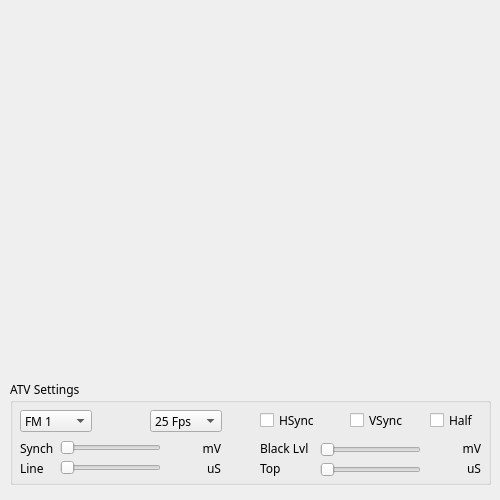
<?xml version="1.0" encoding="UTF-8"?>
<ui version="4.0">
 <class>ATVDemodGUI</class>
 <widget class="RollupWidget" name="ATVDemodGUI">
  <property name="geometry">
   <rect>
    <x>0</x>
    <y>0</y>
    <width>500</width>
    <height>500</height>
   </rect>
  </property>
  <property name="sizePolicy">
   <sizepolicy hsizetype="Preferred" vsizetype="Preferred">
    <horstretch>0</horstretch>
    <verstretch>0</verstretch>
   </sizepolicy>
  </property>
  <property name="minimumSize">
   <size>
    <width>500</width>
    <height>450</height>
   </size>
  </property>
  <property name="font">
   <font>
    <family>Sans Serif</family>
    <pointsize>9</pointsize>
   </font>
  </property>
  <property name="focusPolicy">
   <enum>Qt::StrongFocus</enum>
  </property>
  <property name="windowTitle">
   <string>ATV Demodulator</string>
  </property>
  <widget class="QWidget" name="layoutWidget">
   <property name="geometry">
    <rect>
     <x>10</x>
     <y>10</y>
     <width>481</width>
     <height>361</height>
    </rect>
   </property>
   <layout class="QHBoxLayout" name="signalLevelLayout">
    <property name="sizeConstraint">
     <enum>QLayout::SetMinimumSize</enum>
    </property>
    <item>
     <widget class="ATVScreen" name="screenTV" native="true">
      <property name="sizePolicy">
       <sizepolicy hsizetype="Preferred" vsizetype="Preferred">
        <horstretch>0</horstretch>
        <verstretch>0</verstretch>
       </sizepolicy>
      </property>
      <property name="minimumSize">
       <size>
        <width>460</width>
        <height>345</height>
       </size>
      </property>
      <property name="maximumSize">
       <size>
        <width>460</width>
        <height>345</height>
       </size>
      </property>
      <property name="styleSheet">
       <string notr="true"/>
      </property>
     </widget>
    </item>
   </layout>
  </widget>
  <widget class="QGroupBox" name="groupBox">
   <property name="geometry">
    <rect>
     <x>10</x>
     <y>380</y>
     <width>481</width>
     <height>105</height>
    </rect>
   </property>
   <property name="minimumSize">
    <size>
     <width>461</width>
     <height>105</height>
    </size>
   </property>
   <property name="title">
    <string>ATV Settings</string>
   </property>
   <widget class="QSlider" name="horizontalSlider_2">
    <property name="geometry">
     <rect>
      <x>310</x>
      <y>60</y>
      <width>101</width>
      <height>20</height>
     </rect>
    </property>
    <property name="maximum">
     <number>999</number>
    </property>
    <property name="singleStep">
     <number>1</number>
    </property>
    <property name="pageStep">
     <number>100</number>
    </property>
    <property name="value">
     <number>0</number>
    </property>
    <property name="orientation">
     <enum>Qt::Horizontal</enum>
    </property>
   </widget>
   <widget class="QComboBox" name="comboBox">
    <property name="geometry">
     <rect>
      <x>140</x>
      <y>30</y>
      <width>72</width>
      <height>22</height>
     </rect>
    </property>
    <item>
     <property name="text">
      <string comment="25">25 Fps</string>
     </property>
    </item>
    <item>
     <property name="text">
      <string comment="30">30 Fps</string>
     </property>
    </item>
   </widget>
   <widget class="QSlider" name="horizontalSlider">
    <property name="geometry">
     <rect>
      <x>50</x>
      <y>60</y>
      <width>101</width>
      <height>16</height>
     </rect>
    </property>
    <property name="maximum">
     <number>999</number>
    </property>
    <property name="singleStep">
     <number>1</number>
    </property>
    <property name="pageStep">
     <number>100</number>
    </property>
    <property name="value">
     <number>0</number>
    </property>
    <property name="orientation">
     <enum>Qt::Horizontal</enum>
    </property>
   </widget>
   <widget class="QCheckBox" name="checkBox">
    <property name="geometry">
     <rect>
      <x>250</x>
      <y>30</y>
      <width>61</width>
      <height>20</height>
     </rect>
    </property>
    <property name="text">
     <string>HSync</string>
    </property>
   </widget>
   <widget class="QCheckBox" name="checkBox_2">
    <property name="geometry">
     <rect>
      <x>340</x>
      <y>30</y>
      <width>61</width>
      <height>20</height>
     </rect>
    </property>
    <property name="text">
     <string>VSync</string>
    </property>
   </widget>
   <widget class="QLabel" name="label">
    <property name="geometry">
     <rect>
      <x>10</x>
      <y>60</y>
      <width>41</width>
      <height>16</height>
     </rect>
    </property>
    <property name="text">
     <string>&lt;html&gt;&lt;head/&gt;&lt;body&gt;&lt;p&gt;Synch&lt;/p&gt;&lt;/body&gt;&lt;/html&gt;</string>
    </property>
   </widget>
   <widget class="QLabel" name="label_2">
    <property name="geometry">
     <rect>
      <x>160</x>
      <y>60</y>
      <width>51</width>
      <height>16</height>
     </rect>
    </property>
    <property name="text">
     <string>&lt;html&gt;&lt;head/&gt;&lt;body&gt;&lt;p align=&quot;right&quot;&gt;mV&lt;/p&gt;&lt;/body&gt;&lt;/html&gt;</string>
    </property>
    <property name="alignment">
     <set>Qt::AlignRight|Qt::AlignTrailing|Qt::AlignVCenter</set>
    </property>
   </widget>
   <widget class="QLabel" name="label_3">
    <property name="geometry">
     <rect>
      <x>250</x>
      <y>60</y>
      <width>61</width>
      <height>16</height>
     </rect>
    </property>
    <property name="text">
     <string>&lt;html&gt;&lt;head/&gt;&lt;body&gt;&lt;p&gt;Black Lvl&lt;/p&gt;&lt;/body&gt;&lt;/html&gt;</string>
    </property>
   </widget>
   <widget class="QLabel" name="label_4">
    <property name="geometry">
     <rect>
      <x>420</x>
      <y>60</y>
      <width>51</width>
      <height>16</height>
     </rect>
    </property>
    <property name="text">
     <string>&lt;html&gt;&lt;head/&gt;&lt;body&gt;&lt;p align=&quot;right&quot;&gt;mV&lt;/p&gt;&lt;/body&gt;&lt;/html&gt;</string>
    </property>
    <property name="alignment">
     <set>Qt::AlignRight|Qt::AlignTrailing|Qt::AlignVCenter</set>
    </property>
   </widget>
   <widget class="QCheckBox" name="checkBox_3">
    <property name="geometry">
     <rect>
      <x>420</x>
      <y>30</y>
      <width>51</width>
      <height>20</height>
     </rect>
    </property>
    <property name="text">
     <string>Half</string>
    </property>
   </widget>
   <widget class="QLabel" name="label_5">
    <property name="geometry">
     <rect>
      <x>10</x>
      <y>80</y>
      <width>31</width>
      <height>16</height>
     </rect>
    </property>
    <property name="text">
     <string>Line</string>
    </property>
   </widget>
   <widget class="QSlider" name="horizontalSlider_3">
    <property name="geometry">
     <rect>
      <x>50</x>
      <y>80</y>
      <width>101</width>
      <height>16</height>
     </rect>
    </property>
    <property name="minimum">
     <number>1</number>
    </property>
    <property name="maximum">
     <number>1000</number>
    </property>
    <property name="singleStep">
     <number>1</number>
    </property>
    <property name="pageStep">
     <number>100</number>
    </property>
    <property name="value">
     <number>1</number>
    </property>
    <property name="orientation">
     <enum>Qt::Horizontal</enum>
    </property>
   </widget>
   <widget class="QLabel" name="label_6">
    <property name="geometry">
     <rect>
      <x>160</x>
      <y>80</y>
      <width>51</width>
      <height>16</height>
     </rect>
    </property>
    <property name="text">
     <string>&lt;html&gt;&lt;head/&gt;&lt;body&gt;&lt;p align=&quot;right&quot;&gt;uS&lt;/p&gt;&lt;/body&gt;&lt;/html&gt;</string>
    </property>
    <property name="alignment">
     <set>Qt::AlignRight|Qt::AlignTrailing|Qt::AlignVCenter</set>
    </property>
   </widget>
   <widget class="QLabel" name="label_7">
    <property name="geometry">
     <rect>
      <x>250</x>
      <y>80</y>
      <width>31</width>
      <height>16</height>
     </rect>
    </property>
    <property name="text">
     <string>&lt;html&gt;&lt;head/&gt;&lt;body&gt;&lt;p&gt;Top&lt;/p&gt;&lt;/body&gt;&lt;/html&gt;</string>
    </property>
   </widget>
   <widget class="QSlider" name="horizontalSlider_4">
    <property name="geometry">
     <rect>
      <x>310</x>
      <y>80</y>
      <width>101</width>
      <height>20</height>
     </rect>
    </property>
    <property name="minimum">
     <number>1</number>
    </property>
    <property name="maximum">
     <number>30</number>
    </property>
    <property name="singleStep">
     <number>1</number>
    </property>
    <property name="pageStep">
     <number>100</number>
    </property>
    <property name="value">
     <number>1</number>
    </property>
    <property name="orientation">
     <enum>Qt::Horizontal</enum>
    </property>
   </widget>
   <widget class="QLabel" name="label_8">
    <property name="geometry">
     <rect>
      <x>420</x>
      <y>80</y>
      <width>51</width>
      <height>16</height>
     </rect>
    </property>
    <property name="text">
     <string>&lt;html&gt;&lt;head/&gt;&lt;body&gt;&lt;p align=&quot;right&quot;&gt;uS&lt;/p&gt;&lt;/body&gt;&lt;/html&gt;</string>
    </property>
    <property name="alignment">
     <set>Qt::AlignRight|Qt::AlignTrailing|Qt::AlignVCenter</set>
    </property>
   </widget>
   <widget class="QComboBox" name="comboBox_2">
    <property name="geometry">
     <rect>
      <x>10</x>
      <y>30</y>
      <width>72</width>
      <height>22</height>
     </rect>
    </property>
    <item>
     <property name="text">
      <string>FM 1</string>
     </property>
    </item>
    <item>
     <property name="text">
      <string>FM 2</string>
     </property>
    </item>
    <item>
     <property name="text">
      <string>AM</string>
     </property>
    </item>
   </widget>
  </widget>
 </widget>
 <customwidgets>
  <customwidget>
   <class>RollupWidget</class>
   <extends>QWidget</extends>
   <header>gui/rollupwidget.h</header>
   <container>1</container>
  </customwidget>
  <customwidget>
   <class>ATVScreen</class>
   <extends>QWidget</extends>
   <header>atvscreen.h</header>
   <container>1</container>
  </customwidget>
 </customwidgets>
 <resources/>
 <connections/>
</ui>
